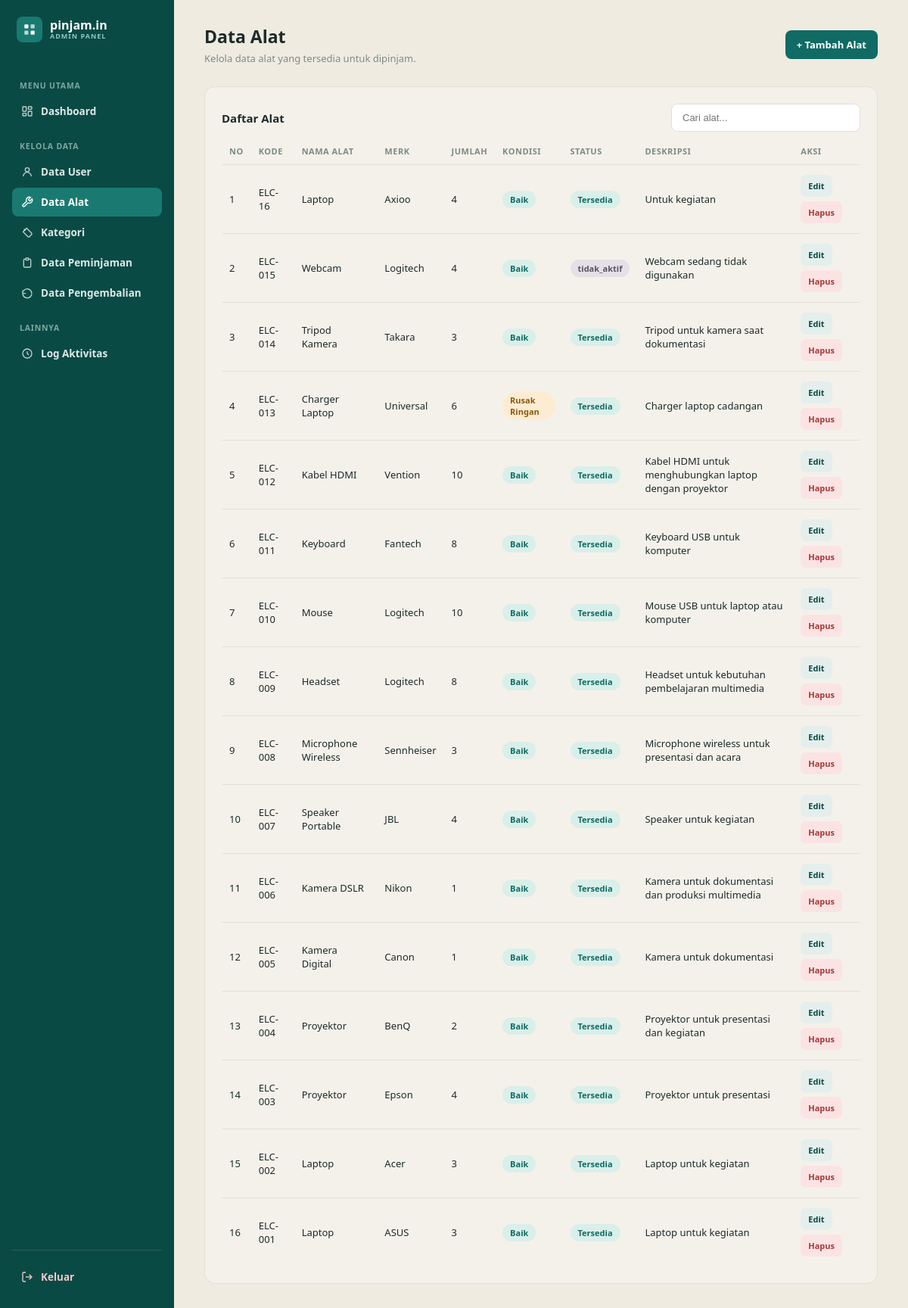
The page /View/v_alat.php (signed in) on the database its author committed.
### tables this page shows
CREATE TABLE `alat` (
  `id_alat` int(11) NOT NULL,
  `kode_alat` varchar(20) NOT NULL,
  `nama_alat` varchar(100) NOT NULL,
  `id_kategori` int(11) NOT NULL,
  `merk` varchar(50) DEFAULT NULL,
  `jumlah` int(11) NOT NULL DEFAULT 1,
  `kondisi` enum('baik','rusak_ringan','rusak_berat') NOT NULL DEFAULT 'baik',
  `status` enum('tersedia','dipinjam','tidak_aktif') NOT NULL DEFAULT 'tersedia',
  `deskripsi` text DEFAULT NULL
);

### Model/m_koneksi.php (called while the page is built, shortened)
<?php
class koneksi {
    private $host = "localhost";
    private $username = "root";
    private $pass = "";
    private $db = "pinjamin_electronic";
    function __construct()
    {
        $this->koneksi = mysqli_connect($this->host, $this->username, $this->pass, $this->db);
    }
}
?>

### Model/m_alat.php (called while the page is built, shortened)
<?php
include_once __DIR__ . "/m_koneksi.php";
class m_alat
{
    public function tampil_data()
    {
        $koneksi = new koneksi();
        $sql = "SELECT alat.*, kategori.nama_kategori
                FROM alat
                LEFT JOIN kategori
                    ON alat.id_kategori = kategori.id_kategori
                ORDER BY alat.id_alat DESC";
        $query = mysqli_query($koneksi->koneksi, $sql);
        $result = [];
        while ($data = mysqli_fetch_assoc($query)) {
            $result[] = $data;
        }
        return $result;
    }
}
?>

### View/v_alat.php (the view, shortened to what this page needs)
<?php
include_once __DIR__ . '/../Model/m_koneksi.php';
include_once __DIR__ . '/../Model/m_alat.php';
$koneksi = new koneksi();
$model = new m_alat($koneksi->koneksi);
$dataAlat = $model->tampil_data();
function e_alat($value) {
    return htmlspecialchars((string)($value ?? '-'), ENT_QUOTES, 'UTF-8');
}
?>
<!DOCTYPE html>
<html lang="id">
<head>
</head>
<body>
<div class="layout">
<aside class="sidebar">
    <div class="brand">
        <div class="logo">
            <svg viewBox="0 0 24 24" fill="none">
                <rect x="3" y="3" width="7" height="7" rx="1.5" fill="#fff"/>
                <rect x="14" y="3" width="7" height="7" rx="1.5" fill="#fff" opacity=".7"/>
                <rect x="3" y="14" width="7" height="7" rx="1.5" fill="#fff" opacity=".7"/>
                <rect x="14" y="14" width="7" height="7" rx="1.5" fill="#fff"/>
            </svg>
        </div>
        <div class="brand-text">
            <div class="name">pinjam.in</div>
            <div class="tag">ADMIN PANEL</div>
        </div>
    </div>
    <div class="nav-group-label">Menu Utama</div>
    <a class="nav-item" href="/Pinjaminn/View/v_homeadmin.php">
        <svg viewBox="0 0 24 24" fill="none" stroke="currentColor" stroke-width="2">
            <rect x="3" y="3" width="7" height="9" rx="1"/>
            <rect x="14" y="3" width="7" height="5" rx="1"/>
            <rect x="14" y="12" width="7" height="9" rx="1"/>
            <rect x="3" y="16" width="7" height="5" rx="1"/>
        </svg>
        Dashboard
    </a>
    <div class="nav-group-label">Kelola Data</div>
    <a class="nav-item" href="/Pinjaminn/View/v_user.php">
        <svg viewBox="0 0 24 24" fill="none" stroke="currentColor" stroke-width="2">
            <circle cx="12" cy="8" r="4"/>
            <path d="M4 21c0-4.4 3.6-8 8-8s8 3.6 8 8"/>
        </svg>
        Data User
    </a>
    <a class="nav-item active" href="/Pinjaminn/View/v_alat.php">
        <svg viewBox="0 0 24 24" fill="none" stroke="currentColor" stroke-width="2">
            <path d="M14.7 6.3a1 1 0 0 0 0 1.4l1.6 1.6a1 1 0 0 0 1.4 0l3.77-3.77a6 6 0 0 1-7.94 7.94l-6.91 6.91a2.12 2.12 0 0 1-3-3l6.91-6.91a6 6 0 0 1 7.94-7.94l-3.76 3.76z"/>
        </svg>
        Data Alat
    </a>
    <a class="nav-item" href="/Pinjaminn/View/v_kategori.php">
        <svg viewBox="0 0 24 24" fill="none" stroke="currentColor" stroke-width="2">
            <path d="M20.59 13.41 11 3.83 3.83 11l9.58 9.59a2 2 0 0 0 2.83 0l4.35-4.35a2 2 0 0 0 0-2.83l-1.42-1.42Z"/>
            <circle cx="7" cy="7" r="1"/>
        </svg>
        Kategori
    </a>
    <a class="nav-item" href="/Pinjaminn/View/v_peminjaman.php">
        <svg viewBox="0 0 24 24" fill="none" stroke="currentColor" stroke-width="2">
            <path d="M9 5H7a2 2 0 0 0-2 2v12a2 2 0 0 0 2 2h10a2 2 0 0 0 2-2V7a2 2 0 0 0-2-2h-2"/>
            <rect x="9" y="3" width="6" height="4" rx="1"/>
        </svg>
        Data Peminjaman
    </a>
    <a class="nav-item" href="/Pinjaminn/View/v_pengembalian.php">
        <svg viewBox="0 0 24 24" fill="none" stroke="currentColor" stroke-width="2">
            <path d="M3 7v6h6"/>
            <path d="M3 13a9 9 0 1 0 3-6.7L3 9"/>
        </svg>
        Data Pengembalian
    </a>
    <div class="nav-group-label">Lainnya</div>
    <a class="nav-item" href="/Pinjaminn/View/v_log.php">
        <svg viewBox="0 0 24 24" fill="none" stroke="currentColor" stroke-width="2">
            <path d="M12 8v4l3 3"/>
            <circle cx="12" cy="12" r="9"/>
        </svg>
        Log Aktivitas
    </a>
    <div class="sidebar-footer">
        <a class="logout-btn" href="/Pinjaminn/Controller/c_logout.php"
           onclick="return confirm('Yakin ingin keluar dari aplikasi?')">
            <svg viewBox="0 0 24 24" fill="none" stroke="currentColor" stroke-width="2">
                <path d="M9 21H5a2 2 0 0 1-2-2V5a2 2 0 0 1 2-2h4"/>
                <path d="M16 17l5-5-5-5"/>
                <path d="M21 12H9"/>
            </svg>
            Keluar
        </a>
    </div>
</aside>
<main class="main">
    <div class="topbar">
        <div>
            <h1>Data Alat</h1>
            <p>Kelola data alat yang tersedia untuk dipinjam.</p>
        </div>
        <a href="/Pinjaminn/View/v_tambah_alat.php" class="btn-add">
            + Tambah Alat
        </a>
    </div>
    <div class="panel">
        <div class="panel-header">
            <h2 class="panel-title">Daftar Alat</h2>
            <div class="search-box">
                <input type="text" id="search" placeholder="Cari alat...">
            </div>
        </div>
        <div class="table-wrapper">
            <table id="tabelAlat">
                <thead>
                    <tr>
                        <th>No</th>
                        <th>Kode</th>
                        <th>Nama Alat</th>
                        <th>Merk</th>
                        <th>Jumlah</th>
                        <th>Kondisi</th>
                        <th>Status</th>
                        <th>Deskripsi</th>
                        <th>Aksi</th>
                    </tr>
                </thead>
                <tbody>
                <?php
                $no = 1;
                if (!empty($dataAlat)):
                    foreach ($dataAlat as $alat):
                        $kondisi = strtolower(trim((string)($alat['kondisi'] ?? '')));
                        $status = strtolower(trim((string)($alat['status'] ?? '')));
                ?>
                    <tr>
                        <td><?= $no++ ?></td>
                        <td><?= e_alat($alat['kode_alat'] ?? '-') ?></td>
                        <td><?= e_alat($alat['nama_alat'] ?? '-') ?></td>
                        <td><?= e_alat($alat['merk'] ?? '-') ?></td>
                        <td><?= e_alat($alat['jumlah'] ?? '-') ?></td>
                        <td>
                            <?php if ($kondisi === 'baik'): ?>
                                <span class="badge badge-baik">Baik</span>
                            <?php elseif ($kondisi === 'rusak_ringan'): ?>
                                <span class="badge badge-ringan">Rusak Ringan</span>
                            <?php elseif ($kondisi === 'rusak_berat'): ?>
                                <span class="badge badge-berat">Rusak Berat</span>
                            <?php else: ?>
                                <span class="badge"><?= e_alat($alat['kondisi'] ?? '-') ?></span>
                            <?php endif; ?>
                        </td>
                        <td>
                            <?php if ($status === 'tersedia'): ?>
                                <span class="badge badge-tersedia">Tersedia</span>
                            <?php elseif ($status === 'dipinjam'): ?>
                                <span class="badge badge-dipinjam">Dipinjam</span>
                            <?php else: ?>
                                <span class="badge badge-nonaktif"><?= e_alat($alat['status'] ?? 'Tidak Aktif') ?></span>
                            <?php endif; ?>
                        </td>
                        <td><?= e_alat($alat['deskripsi'] ?? '-') ?></td>
                        <td>
                            <div class="action">
                                <a
                                    href="/Pinjaminn/View/v_edit_alat.php?id=<?= urlencode((string)($alat['id_alat'] ?? '')) ?>"
                                    class="btn-edit"
                                >
                                    Edit
                                </a>
                                <a
                                    href="/Pinjaminn/Controller/c_alat.php?aksi=hapus&id=<?= urlencode((string)($alat['id_alat'] ?? '')) ?>"
                                    class="btn-delete"
                                    onclick="return confirm('Yakin ingin menghapus alat ini?')"
                                >
                                    Hapus
                                </a>
                            </div>
                        </td>
                    </tr>
                <?php
                    endforeach;
                else:
                ?>
                    <tr class="empty-row">
                        <td colspan="9">Belum ada data alat.</td>
                    </tr>
                <?php endif; ?>
                </tbody>
            </table>
        </div>
    </div>
</main>
</div>
</body>
</html>

### View/v_alat.php (style rules this page uses)
:root { --cream: #f4f1ea; --cream-deep: #efebe1; --teal-dark: #0f6b64; --teal: #1a7a72; --teal-deep: #0a4a45; --ink: #1c2b29; --muted: #7d8a87; --card-border: #e4e0d6; }
* { box-sizing: border-box; }
body { margin: 0; font-family: 'Segoe UI', system-ui, -apple-system, sans-serif; background: var(--cream-deep); color: var(--ink); }
a { color: inherit; text-decoration: none; }
.layout { display: flex; min-height: 100vh; }
.sidebar { width: 230px; background: var(--teal-deep); color: #fff; display: flex; flex-direction: column; padding: 22px 16px; flex-shrink: 0; }
.brand { display: flex; align-items: center; gap: 10px; margin-bottom: 32px; padding: 0 6px; }
.brand .logo { width: 34px; height: 34px; border-radius: 8px; background: var(--teal); display: flex; align-items: center; justify-content: center; flex-shrink: 0; }
.brand .logo svg { width: 18px; height: 18px; }
.brand-text { line-height: 1.1; }
.brand-text .name { font-weight: 800; font-size: 16px; color: #fff; }
.brand-text .tag { font-size: 9px; letter-spacing: 1px; color: #8fc9c2; font-weight: 700; }
.nav-group-label { font-size: 10.5px; letter-spacing: .8px; color: #7fa7a1; font-weight: 700; margin: 18px 10px 8px; text-transform: uppercase; }
.nav-item { display: flex; align-items: center; gap: 10px; padding: 10px 12px; border-radius: 8px; font-size: 13.5px; font-weight: 600; color: #dce9e7; margin-bottom: 2px; transition: background .15s ease; }
.nav-item.active { background: var(--teal); color: #fff; }
.nav-item svg { width: 16px; height: 16px; flex-shrink: 0; opacity: .85; }
.nav-item.active svg { opacity: 1; }
.sidebar-footer { margin-top: auto; padding-top: 16px; border-top: 1px solid rgba(255,255,255,.12); }
.logout-btn { display: flex; align-items: center; gap: 10px; padding: 10px 12px; border-radius: 8px; font-size: 13.5px; font-weight: 700; color: #f3c9c9; }
.logout-btn svg { width: 16px; height: 16px; }
.main { flex: 1; padding: 32px 40px; max-width: 1200px; min-width: 0; }
.topbar { display: flex; align-items: center; justify-content: space-between; gap: 15px; margin-bottom: 28px; }
.topbar h1 { font-size: 23px; font-weight: 800; margin: 0 0 4px; }
.topbar p { margin: 0; font-size: 13px; color: var(--muted); }
.btn-add { display: flex; align-items: center; gap: 7px; border: none; border-radius: 8px; padding: 10px 15px; background: var(--teal-dark); color: #fff; font-size: 13px; font-weight: 700; cursor: pointer; white-space: nowrap; }
.panel { background: var(--cream); border: 1px solid var(--card-border); border-radius: 14px; padding: 22px; }
.panel-header { display: flex; align-items: center; justify-content: space-between; gap: 15px; margin-bottom: 18px; }
.panel-title { margin: 0; font-size: 15px; font-weight: 800; }
.search-box { display: flex; align-items: center; gap: 8px; border: 1px solid var(--card-border); background: #fff; border-radius: 8px; padding: 9px 12px; width: 250px; }
.search-box input { border: none; outline: none; width: 100%; font-size: 13px; }
.table-wrapper { overflow-x: auto; }
table { width: 100%; border-collapse: collapse; }
thead th { text-align: left; font-size: 11px; text-transform: uppercase; letter-spacing: .5px; color: var(--muted); font-weight: 700; padding: 0 10px 10px; border-bottom: 1px solid var(--card-border); white-space: nowrap; }
tbody td { padding: 13px 10px; font-size: 13px; border-bottom: 1px solid var(--card-border); }
tbody tr:last-child td { border-bottom: none; }
.badge { display: inline-block; padding: 4px 10px; border-radius: 999px; font-size: 11px; font-weight: 700; }
.badge-baik, .badge-tersedia { background: #d9efe9; color: #0f6b64; }
.badge-ringan, .badge-dipinjam { background: #fdecd2; color: #8a5a10; }
.badge-nonaktif { background: #e4e0e6; color: #5b5363; }
.action { display: flex; gap: 6px; flex-wrap: wrap; }
.btn-edit, .btn-delete { display: inline-flex; align-items: center; border: none; border-radius: 7px; padding: 7px 10px; font-size: 11px; font-weight: 700; cursor: pointer; white-space: nowrap; }
.btn-edit { background: #e4efed; color: var(--teal-deep); }
.btn-delete { background: #fbe3e3; color: #a53939; }

### rows shown on the page
alat: kode_alat "ELC-16", nama_alat "Laptop", merk "Axioo", jumlah "4", kondisi "Baik", status "Tersedia", deskripsi "Untuk kegiatan"
alat: kode_alat "ELC-015", nama_alat "Webcam", merk "Logitech", jumlah "4", kondisi "Baik", status "tidak_aktif", deskripsi "Webcam sedang tidak digunakan"
alat: kode_alat "ELC-014", nama_alat "Tripod Kamera", merk "Takara", jumlah "3", kondisi "Baik", status "Tersedia", deskripsi "Tripod untuk kamera saat dokumentasi"
alat: kode_alat "ELC-013", nama_alat "Charger Laptop", merk "Universal", jumlah "6", kondisi "Rusak Ringan", status "Tersedia", deskripsi "Charger laptop cadangan"
alat: kode_alat "ELC-012", nama_alat "Kabel HDMI", merk "Vention", jumlah "10", kondisi "Baik", status "Tersedia", deskripsi "Kabel HDMI untuk menghubungkan laptop dengan proyektor"
alat: kode_alat "ELC-011", nama_alat "Keyboard", merk "Fantech", jumlah "8", kondisi "Baik", status "Tersedia", deskripsi "Keyboard USB untuk komputer"
alat: kode_alat "ELC-010", nama_alat "Mouse", merk "Logitech", jumlah "10", kondisi "Baik", status "Tersedia", deskripsi "Mouse USB untuk laptop atau komputer"
alat: kode_alat "ELC-009", nama_alat "Headset", merk "Logitech", jumlah "8", kondisi "Baik", status "Tersedia", deskripsi "Headset untuk kebutuhan pembelajaran multimedia"
alat: kode_alat "ELC-008", nama_alat "Microphone Wireless", merk "Sennheiser", jumlah "3", kondisi "Baik", status "Tersedia", deskripsi "Microphone wireless untuk presentasi dan acara"
alat: kode_alat "ELC-007", nama_alat "Speaker Portable", merk "JBL", jumlah "4", kondisi "Baik", status "Tersedia", deskripsi "Speaker untuk kegiatan"
alat: kode_alat "ELC-006", nama_alat "Kamera DSLR", merk "Nikon", jumlah "1", kondisi "Baik", status "Tersedia", deskripsi "Kamera untuk dokumentasi dan produksi multimedia"
alat: kode_alat "ELC-005", nama_alat "Kamera Digital", merk "Canon", jumlah "1", kondisi "Baik", status "Tersedia", deskripsi "Kamera untuk dokumentasi"
alat: kode_alat "ELC-004", nama_alat "Proyektor", merk "BenQ", jumlah "2", kondisi "Baik", status "Tersedia", deskripsi "Proyektor untuk presentasi dan kegiatan"
alat: kode_alat "ELC-003", nama_alat "Proyektor", merk "Epson", jumlah "4", kondisi "Baik", status "Tersedia", deskripsi "Proyektor untuk presentasi"
alat: kode_alat "ELC-002", nama_alat "Laptop", merk "Acer", jumlah "3", kondisi "Baik", status "Tersedia", deskripsi "Laptop untuk kegiatan"
alat: kode_alat "ELC-001", nama_alat "Laptop", merk "ASUS", jumlah "3", kondisi "Baik", status "Tersedia", deskripsi "Laptop untuk kegiatan"
